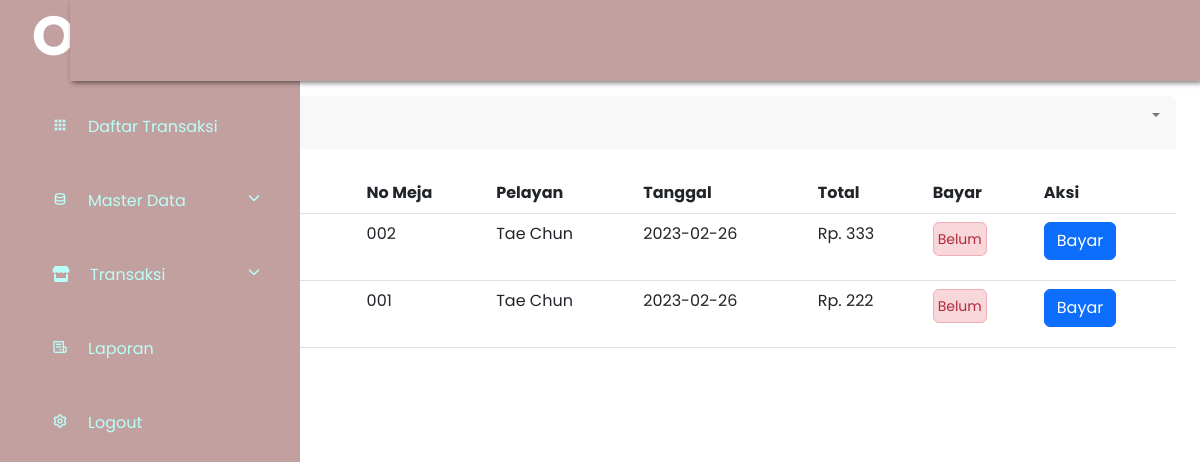
The page /admin/home.php on the database as committed earlier.
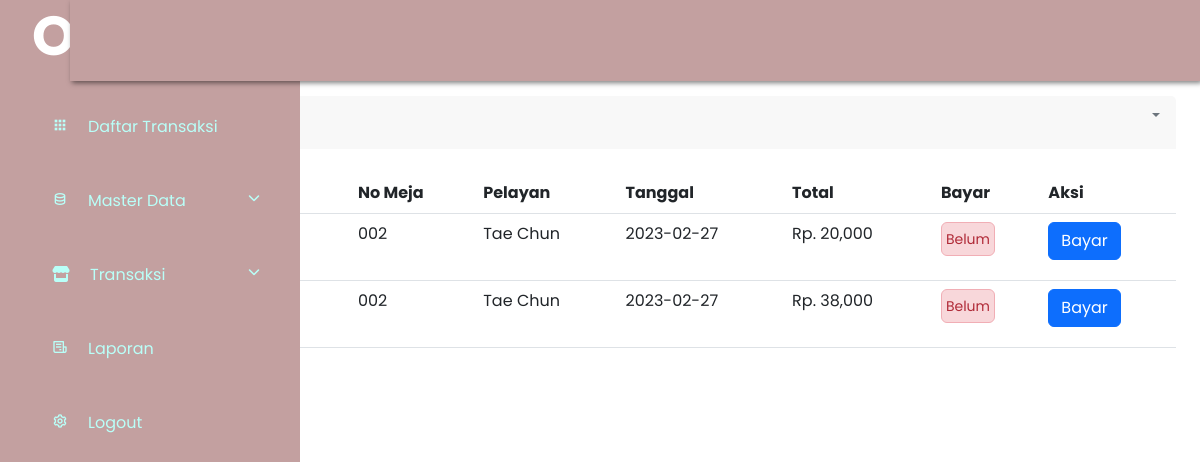
The same page on the database as committed later.
### tables this page shows
CREATE TABLE `pesanans` (
  `id` int(11) NOT NULL,
  `nama_pelanggan` varchar(110) NOT NULL,
  `table_id` int(11) NOT NULL,
  `pelayan_id` int(11) NOT NULL,
  `tanggal` date NOT NULL,
  `total` int(50) NOT NULL,
  `bayar` enum('sudah','belum') NOT NULL
);

CREATE TABLE `tables` (
  `id` int(11) NOT NULL,
  `table_nama` varchar(100) NOT NULL,
  `status` enum('kosong','terisi') NOT NULL
);

CREATE TABLE `pelayans` (
  `id` int(11) NOT NULL,
  `pelayan_nama` varchar(100) NOT NULL
);

### admin/pesanan.php (the view, shortened to what this page needs)
<div class="row mt-4 pt-4">
    <div class="col-md-12">
        <div class="card border-0 card-h-100">
            <div class="card-header border-0 d-flex justify-content-between">
                <h4 class="d-inline">
                <div class="dropdown">
                    <a href="" class="dropdown-toggle no-arrow text-secondary" role="button" data-bs-toggle="dropdown" aria-haspopup="true" aria-expanded="false">
                    </a>
                </div>
            </div>
            <div class="">
                <table class="table mt-4">
                    <thead>
                        <tr>
                            <th>No</th>
                            <th>Nama Produk</th>
                            <th>No Meja</th>
                            <th>Pelayan</th>
                            <th>Tanggal</th>
                            <th>Total</th>
                            <th>Bayar</th>
                            <th>Aksi</th>
                        </tr>
                    </thead>
                    <?php
                    $sql = "SELECT pesanans.id, pesanans.nama_pelanggan, pesanans.table_id, pesanans.bayar, pesanans.tanggal, pesanans.total, tables.table_nama, pelayans.pelayan_nama
                    FROM  tables
                    INNER JOIN pesanans
                    on pesanans.table_id = tables.id
                    INNER JOIN pelayans
                    on pelayans.id = pesanans.pelayan_id ORDER BY pesanans.tanggal DESC";
                    $result = $conn->query($sql);
                    $no = 1;
                    while ($row=$result->fetch_assoc()){
                    ?>
                        <tr>
                            <td><?php echo $no++ ?></td>
                            <td><?php echo $row["nama_pelanggan"]?></td>
                            <td><?php echo $row["table_nama"]?></td>
                            <td><?php echo $row["pelayan_nama"]?></td>
                            <td><?php echo $row["tanggal"]?></td>
                            <td>Rp. <?php echo number_format($row["total"])?></td>
                            <td>
                            <?php if($row["bayar"] == "belum") : ?>
                                <button class="btn alert alert-danger p-1 " ><small>Belum</small></button>
                            <?php else : ?>
                                <button class="btn alert alert-success p-1 " ><small>Sudah</small></button>
                            <?php endif ?>
                            </td>
                            <td>
                                <?php if($row["bayar"] == "belum") : ?>
                                <a href="pesanan_detail.php?id=<?php echo $row['id'] ?>">
                                    <button class="btn btn-primary">
                                        Bayar
                                    </button>
                                </a>
                                <?php endif ?>
                            </td>
                        </tr>
                    <?php
                    }
                    ?>
                </table>
            </div>
        </div>
    </div>
</div>

Rows that differ between the two databases and show on the page:
removed pesanans: table.table_nama "002", pelayan.pelayan_nama "Tae Chun", tanggal "2023-02-26", total "333", bayar "Belum"
removed pesanans: table.table_nama "001", pelayan.pelayan_nama "Tae Chun", tanggal "2023-02-26", total "222", bayar "Belum"
added pesanans: table.table_nama "002", pelayan.pelayan_nama "Tae Chun", tanggal "2023-02-27", total "20,000", bayar "Belum"
added pesanans: table.table_nama "002", pelayan.pelayan_nama "Tae Chun", tanggal "2023-02-27", total "38,000", bayar "Belum"
